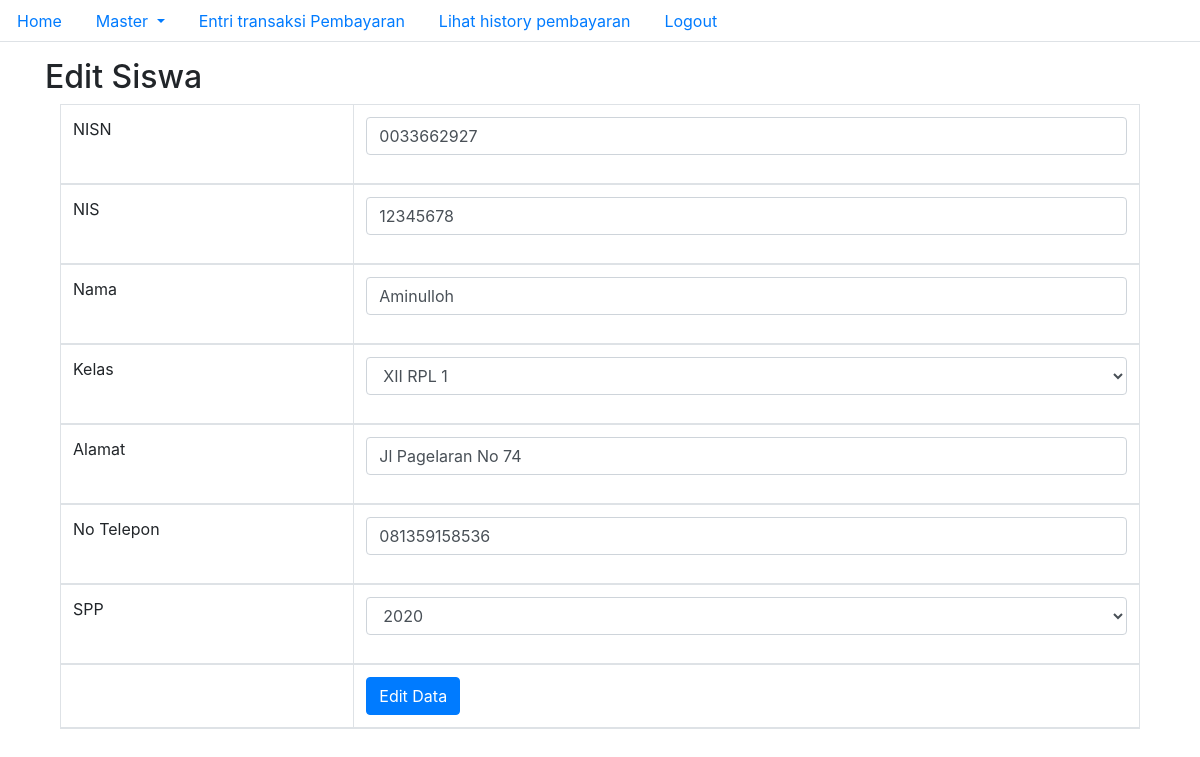
/dashboard/editSiswa.php?id_siswa=1 (signed in), run on the app's committed database.
### tables this page shows
CREATE TABLE `tb_siswa` (
  `id_siswa` int(11) NOT NULL,
  `nisn` char(10) NOT NULL,
  `nis` char(8) NOT NULL,
  `nama` char(35) NOT NULL,
  `id_kelas` int(11) NOT NULL,
  `alamat` text NOT NULL,
  `no_telp` varchar(13) NOT NULL,
  `id_spp` int(11) NOT NULL
);

### configuration.php (called while the page is built, shortened)
<?php
class config
{
    private $server     = "localhost";
    private $user       = "root";
    private $pass       = "";
    private $database   = "ukk";
    protected function connect_database()
    {
        $this->db = new mysqli($this->server, $this->user, $this->pass, $this->database);
    }
}

### functions.php (called while the page is built, shortened)
<?php
require_once __DIR__ . "/configuration.php";
class fungsi extends config
{
    public function escape_string($str)
    {
        return $this->db->real_escape_string($str);
    }
    public function tampil($query)
    {
        $sql = $this->db->query($query);
        $arr = array();
        while ($row = $sql->fetch_assoc()) {
            $arr[] = $row;
        }
        return $arr;
    }
}
$init = new fungsi();

### dashboard/editSiswa.php (the view, shortened to what this page needs)
<?php
require_once __DIR__ . "/template/navbar.php";
$kelas  = $init->tampil("SELECT * FROM tb_kelas ");
$spp    = $init->tampil("SELECT * FROM tb_spp");
if (isset($_GET['id_siswa'])) {
    $id_siswa = $init->escape_string($_GET['id_siswa']);
    $hitung = $init->hitung("SELECT * FROM tb_siswa WHERE id_siswa = '$id_siswa'");
    if ($hitung > 0) {
        $sql = $init->tampil("SELECT * FROM tb_siswa WHERE id_siswa = '$id_siswa'")[0];
    } else {
        echo "<script>alert('data tidak ditemukan')</script>";
        echo "<script>document.location='siswa.php'</script>";
        exit;
    }
} else {
    echo "<script>alert('Parameter tidak valid')</script>";
    echo "<script>document.location='siswa.php'</script>";
    exit;
}
?>
<!DOCTYPE html>
<html lang="en">
<head>
</head>
<body>
    <div class="container">
        <div class="row">
            <div class="col-12 col-lg-12 mt-3">
                <h2>Edit Siswa</h2>
            </div>
        </div>
        <div class="col-12 col-lg-12">
            <table class="table table-bordered">
                <form action="" method="POST">
                    <thead>
                        <tr>
                            <td>NISN</td>
                            <td>
                                <div class="form-group">
                                    <input type="text" name="nisn" autocomplete="off" class="form-control" value="<?= htmlspecialchars($sql['nisn']) ?>">
                                </div>
                            </td>
                        </tr>
                        <tr>
                            <td>NIS</td>
                            <td>
                                <div class="form-group">
                                    <input type="text" name="nis" autocomplete="off" class="form-control" value="<?= htmlspecialchars($sql['nis']) ?>">
                                </div>
                            </td>
                        </tr>
                        <tr>
                            <td>Nama</td>
                            <td>
                                <div class="form-group">
                                    <input type="text" name="nama" autocomplete="off" class="form-control" value="<?= htmlspecialchars($sql['nama']) ?>">
                                </div>
                            </td>
                        </tr>
                        <tr>
                            <td>Kelas</td>
                            <td>
                                <div class="form-group">
                                    <select name="id_kelas" class="form-control">
                                        <?php foreach ($kelas as $k) : ?>
                                            <option value="<?= htmlspecialchars($k['id_kelas']); ?>" <?= $data = ($sql['id_kelas'] == $k['id_kelas'] ? 'selected' : '') ?>><?= htmlspecialchars($k['nama_kelas']); ?></option>
                                        <?php endforeach; ?>
                                    </select>
                                </div>
                            </td>
                        </tr>
                        <tr>
                            <td>Alamat</td>
                            <td>
                                <div class="form-group">
                                    <input type="text" name="alamat" autocomplete="off" class="form-control" value="<?= htmlspecialchars($sql['alamat']); ?>">
                                </div>
                            </td>
                        </tr>
                        <tr>
                            <td>No Telepon</td>
                            <td>
                                <div class="form-group">
                                    <input type="text" name="no_telp" autocomplete="off" class="form-control" value="<?= htmlspecialchars($sql['no_telp']); ?>">
                                </div>
                            </td>
                        </tr>
                        <tr>
                            <td>SPP</td>
                            <td>
                                <div class="form-group">
                                    <select name="id_spp" class="form-control">
                                        <?php foreach ($spp as $s) : ?>
                                            <option value="<?= htmlspecialchars($s['id_spp']); ?>" <?= $data = ($sql['id_spp'] == $s['id_spp']) ? 'selected' : '' ?>><?= htmlspecialchars($s['tahun']); ?></option>
                                        <?php endforeach; ?>
                                    </select>
                                </div>
                            </td>
                        </tr>
                        <tr>
                            <td></td>
                            <td>
                                <button type="submit" name="submit" class="btn btn-primary">Edit Data</button>
                            </td>
                        </tr>
                    </thead>
                </form>
            </table>
        </div>
    </div>
</body>
</html>
<?php
require_once __DIR__ . "/template/footer.php";
?>

### data on the page
tb_siswa: nisn "0033662927", nis "12345678", nama "Aminulloh", alamat "Jl Pagelaran No 74", no_telp "081359158536"

### other printed values
form field id_kelas "XII RPL 1"
form field id_spp "2020"
